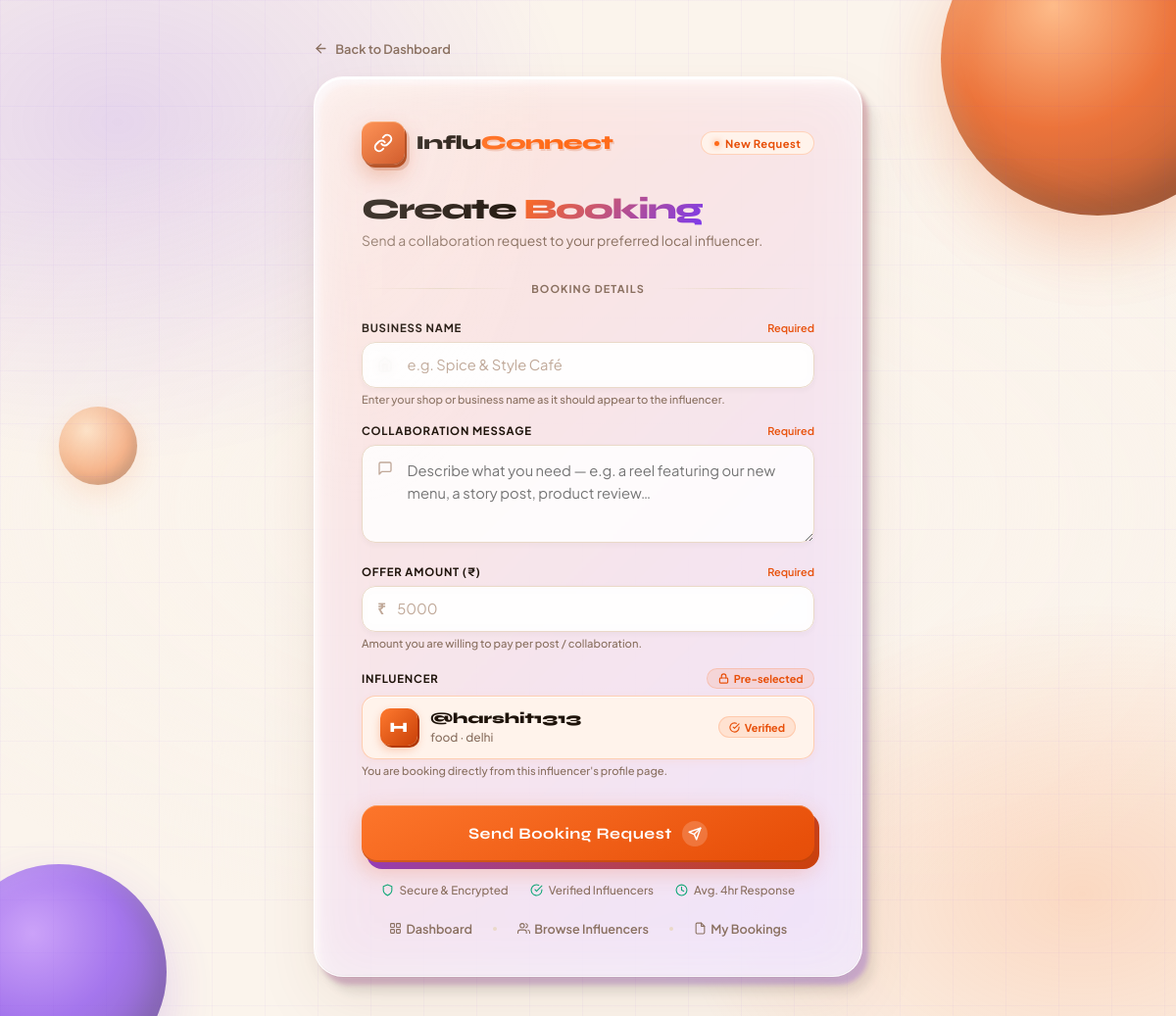
Page /create/1/ (signed in) on the committed database.
### influencers/models.py (models this page shows, shortened)
class InfluencerProfile(models.Model):
    user = models.OneToOneField(settings.AUTH_USER_MODEL, on_delete=models.CASCADE)
    phone = models.CharField(max_length=20, blank=True, default='')
    date_of_birth = models.DateField(null=True, blank=True)
    photo = models.ImageField(upload_to='influencer_photos/', blank=True, null=True)
    street = models.CharField(max_length=200, blank=True, default='')
    city = models.CharField(max_length=100, blank=True, default='')
    state = models.CharField(max_length=100, blank=True, default='')
    pincode = models.CharField(max_length=10, blank=True, default='')
    country = models.CharField(max_length=100, blank=True, default='India')
    bio = models.TextField(blank=True, default='')
    category = models.CharField(max_length=100, blank=True, default='')
    location = models.CharField(max_length=100, blank=True, default='')
    price_per_post = models.IntegerField(default=0)
    followers = models.IntegerField(default=0)
    instagram = models.URLField(blank=True, default='')
    youtube = models.URLField(blank=True, default='')
    twitter = models.URLField(blank=True, default='')

### accounts/models.py (models this page shows)
class CustomUser(AbstractUser):
    ROLE_CHOICES = (
        ('influencer', 'Influencer'),
        ('shopkeeper', 'Shopkeeper'),
    )
    role = models.CharField(max_length=20, choices=ROLE_CHOICES, default='')

### bookings/views.py (the view, shortened to what this page needs)
# urls.py: path('create/<int:influencer_id>/', views.create_booking, name='create_booking'),
@login_required
def create_booking(request, influencer_id):
    influencer = get_object_or_404(InfluencerProfile, id=influencer_id)
    return render(request, 'bookings/create_booking.html', {'influencer': influencer})

### templates/bookings/create_booking.html (shortened to what this page needs)
<!DOCTYPE html>
<html lang="en">
<head>
</head>
<body>
<div class="bg">
  <div class="orb orb-1"></div>
  <div class="orb orb-2"></div>
  <div class="orb orb-3"></div>
</div>
<div class="page-wrap">
  <a href="{% url 'bookings:dashboard' %}" class="back-link">
    <svg viewBox="0 0 24 24" fill="none" stroke="currentColor" stroke-width="2.2" stroke-linecap="round" stroke-linejoin="round">
      <line x1="19" y1="12" x2="5" y2="12"/>
      <polyline points="12 19 5 12 12 5"/>
    </svg>
    Back to Dashboard
  </a>
  <div class="card-wrap">
    <div class="shadow-c"></div>
    <div class="shadow-b"></div>
    <div class="card">
      <div class="card-header">
        <div class="brand-row">
          <div class="brand-icon">
            <svg viewBox="0 0 24 24" fill="none" stroke="#fff" stroke-width="2.3" stroke-linecap="round" stroke-linejoin="round">
              <path d="M10 13a5 5 0 0 0 7.54.54l3-3a5 5 0 0 0-7.07-7.07l-1.72 1.71"/>
              <path d="M14 11a5 5 0 0 0-7.54-.54l-3 3a5 5 0 0 0 7.07 7.07l1.71-1.71"/>
            </svg>
          </div>
          <span class="brand-name">
            <span class="bl">Influ</span><span class="or">Connect</span>
          </span>
        </div>
        <div class="step-badge">
          <span class="step-dot"></span>
          New Request
        </div>
      </div>
      <div class="hero">
        <h1 class="hero-title">Create <span>Booking</span></h1>
        <p class="hero-sub">Send a collaboration request to your preferred local influencer.</p>
      </div>
      <div class="form-divider"><span>Booking Details</span></div>
      <form method="POST" action="">
        <div class="field-group">
          <div class="field-label">
            <label for="business_name">Business Name</label>
            <span class="field-required">Required</span>
          </div>
          <div class="input-wrap">
            <span class="field-icon">
              <svg viewBox="0 0 24 24" fill="none" stroke="currentColor" stroke-width="2" stroke-linecap="round" stroke-linejoin="round">
                <path d="M3 9l9-7 9 7v11a2 2 0 0 1-2 2H5a2 2 0 0 1-2-2z"/>
                <polyline points="9 22 9 12 15 12 15 22"/>
              </svg>
            </span>
            <input type="text" id="business_name" name="business_name" placeholder="e.g. Spice & Style Café" required/>
          </div>
          <p class="field-helper">Enter your shop or business name as it should appear to the influencer.</p>
        </div>
        <div class="field-group">
          <div class="field-label">
            <label for="message">Collaboration Message</label>
            <span class="field-required">Required</span>
          </div>
          <div class="input-wrap">
            <span class="field-icon" style="top:1rem; transform:none;">
              <svg viewBox="0 0 24 24" fill="none" stroke="currentColor" stroke-width="2" stroke-linecap="round" stroke-linejoin="round">
                <path d="M21 15a2 2 0 0 1-2 2H7l-4 4V5a2 2 0 0 1 2-2h14a2 2 0 0 1 2 2z"/>
              </svg>
            </span>
            <textarea
              id="message" name="message" rows="3" required
              placeholder="Describe what you need — e.g. a reel featuring our new menu, a story post, product review…"
              style="width:100%;padding:.84rem 1.1rem .84rem 2.85rem;border:1.5px solid var(--border);border-radius:14px;font-family:'Plus Jakarta Sans',sans-serif;font-size:.92rem;color:var(--ink);background:rgba(255,255,255,0.82);outline:none;resize:vertical;transition:all .22s cubic-bezier(.4,0,.2,1);box-shadow:0 1px 0 rgba(255,255,255,.9) inset,0 2px 6px rgba(0,0,0,0.042);line-height:1.6;-webkit-appearance:none;"
            ></textarea>
          </div>
        </div>
        <div class="field-group">
          <div class="field-label">
            <label for="amount">Offer Amount (₹)</label>
            <span class="field-required">Required</span>
          </div>
          <div class="prefix-wrap">
            <span class="prefix-symbol">₹</span>
            <input type="number" id="amount" name="amount" placeholder="5000" min="0" step="100" required/>
          </div>
          <p class="field-helper">Amount you are willing to pay per post / collaboration.</p>
        </div>
        <div class="field-group">
          <div class="field-label">
            <label>Influencer</label>
            <span class="locked-badge">
              <svg viewBox="0 0 24 24" fill="none" stroke="currentColor" stroke-width="2.5" stroke-linecap="round" stroke-linejoin="round">
                <rect x="3" y="11" width="18" height="11" rx="2" ry="2"/>
                <path d="M7 11V7a5 5 0 0 1 10 0v4"/>
              </svg>
              Pre-selected
            </span>
          </div>
          <div class="influencer-locked">
            <div class="locked-avatar">{{ influencer.user.username|first|upper }}</div>
            <div class="locked-info">
              <div class="locked-name">@{{ influencer.user.username }}</div>
              <div class="locked-meta">
                {% if influencer.category %}{{ influencer.category }}{% endif %}
                {% if influencer.location %} · {{ influencer.location }}{% endif %}
              </div>
            </div>
            <div class="locked-badge">
              <svg viewBox="0 0 24 24" fill="none" stroke="currentColor" stroke-width="2.5" stroke-linecap="round" stroke-linejoin="round">
                <path d="M22 11.08V12a10 10 0 1 1-5.93-9.14"/>
                <polyline points="22 4 12 14.01 9 11.01"/>
              </svg>
              Verified
            </div>
          </div>
          <p class="field-helper">You are booking directly from this influencer's profile page.</p>
        </div>
        <div class="btn-wrap">
          <button type="submit" class="btn-submit">
            Send Booking Request
            <span class="btn-icon">
              <svg viewBox="0 0 24 24" fill="none" stroke="currentColor" stroke-width="2.5" stroke-linecap="round" stroke-linejoin="round">
                <line x1="22" y1="2" x2="11" y2="13"/>
                <polygon points="22 2 15 22 11 13 2 9 22 2"/>
              </svg>
            </span>
          </button>
        </div>
      </form>
      <div class="trust-row">
        <div class="trust-item">
          <svg viewBox="0 0 24 24" fill="none" stroke="currentColor" stroke-width="2" stroke-linecap="round" stroke-linejoin="round"><path d="M12 22s8-4 8-10V5l-8-3-8 3v7c0 6 8 10 8 10z"/></svg>
          Secure &amp; Encrypted
        </div>
        <div class="trust-item">
          <svg viewBox="0 0 24 24" fill="none" stroke="currentColor" stroke-width="2" stroke-linecap="round" stroke-linejoin="round"><path d="M22 11.08V12a10 10 0 1 1-5.93-9.14"/><polyline points="22 4 12 14.01 9 11.01"/></svg>
          Verified Influencers
        </div>
        <div class="trust-item">
          <svg viewBox="0 0 24 24" fill="none" stroke="currentColor" stroke-width="2" stroke-linecap="round" stroke-linejoin="round"><circle cx="12" cy="12" r="10"/><polyline points="12 6 12 12 16 14"/></svg>
          Avg. 4hr Response
        </div>
      </div>
      <div class="form-footer">
        <a href="{% url 'bookings:dashboard' %}" class="footer-link">
          Dashboard
        </a>
        <span class="footer-sep"></span>
        <a href="/influencers/" class="footer-link">
          <svg viewBox="0 0 24 24" fill="none" stroke="currentColor" stroke-width="2" stroke-linecap="round" stroke-linejoin="round"><path d="M17 21v-2a4 4 0 0 0-4-4H5a4 4 0 0 0-4 4v2"/><circle cx="9" cy="7" r="4"/><path d="M23 21v-2a4 4 0 0 0-3-3.87"/><path d="M16 3.13a4 4 0 0 1 0 7.75"/></svg>
          Browse Influencers
        </a>
        <span class="footer-sep"></span>
        <a href="{% url 'bookings:all_bookings' %}" class="footer-link">
          <svg viewBox="0 0 24 24" fill="none" stroke="currentColor" stroke-width="2" stroke-linecap="round" stroke-linejoin="round"><path d="M14 2H6a2 2 0 0 0-2 2v16a2 2 0 0 0 2 2h12a2 2 0 0 0 2-2V8z"/><polyline points="14 2 14 8 20 8"/></svg>
          My Bookings
        </a>
      </div>
    </div>
  </div>
</div>
</body>
</html>

### rows in the picture
InfluencerProfile: user.username|first "H", user.username "harshit1313", category "food", location "delhi"
